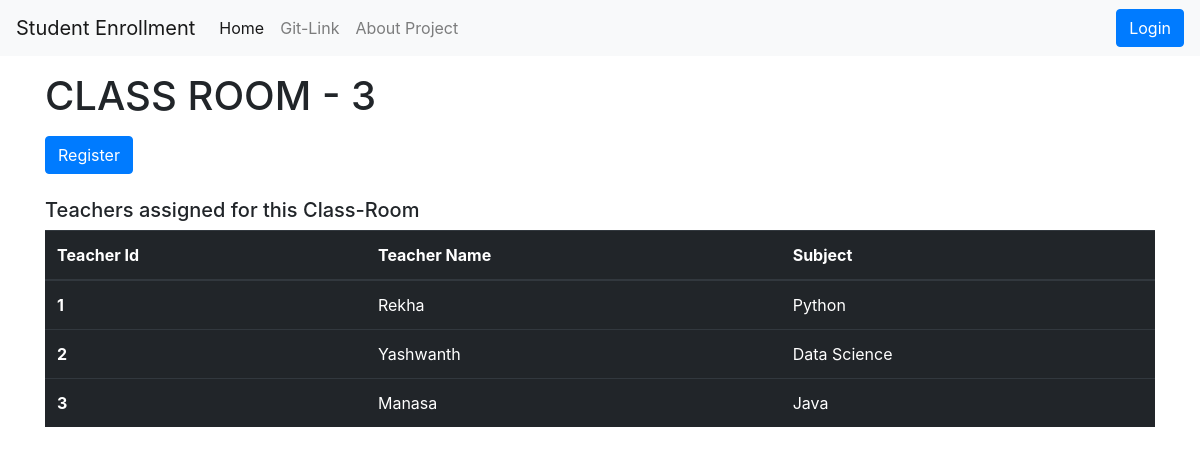
/class/3/, run on the app's committed database.
### studentapp/models.py (models this page shows, shortened)
class ClassRoom(models.Model):
    class_name = CharField(max_length=200, null=False, unique=True)
    teacher = models.ManyToManyField(Teacher, null=True, blank=True)

class Teacher(models.Model):
    teacher_name = CharField(max_length=200, null=False, blank=False)
    role=CharField(max_length=200, default="teacher")
    subject = CharField(max_length=200,null=False, blank=False)
    email=EmailField(null=False, blank=False)
    password=CharField(max_length=200,null=False, blank=False)
    user = models.ForeignKey(User, on_delete=models.CASCADE)

### studentapp/views.py (the view)
# urls.py: path('<int:id>/', views.single_class, name='single_class'),
def single_class(request,id):
    single_class=  ClassRoom.objects.filter(id=id).first()
    teachers=  ClassRoom.objects.filter(id=id).first().teacher.all()
    user_obj=None
    if request.session.has_key('role') and request.session.has_key('id'):
        if request.session['role']=='teacher':
            user_obj=Teacher.objects.get(id=request.session['id'])
        if request.session['role']=='student':
            user_obj=Student.objects.get(id=request.session['id'])
    return render(request, 'single_class.html',{'single_class':single_class, 'teachers':teachers ,'user_obj':user_obj})

### studentapp/templates/single_class.html
{% extends 'base.html' %} {% block body %}
<div class="container">
  <h1 class="my-3" >{{single_class.class_name}}</h1>
  {% if user_obj.role  == 'teacher' %}
  {% else %}
  <a href="{% url 'register' class_name=single_class.class_name %}" class="btn btn-primary">Register</a>
  {% endif %}
  <br> <br>
  <h5>Teachers assigned for this Class-Room</h5>
  <table class="table table-dark">
    <thead>
      <tr>
        <th scope="col">Teacher Id</th>
        <th scope="col">Teacher Name</th>
        <th scope="col">Subject</th>
      </tr>
    </thead>
    <tbody>
    {% for teacher in teachers %}
      <tr>
        <th scope="row">{{teacher.id}}</th>
        <td>{{teacher.teacher_name}}</td>
        <td>{{teacher.subject}}</td>
      </tr>
    {%endfor%}
    </tbody>
  </table>
</div>
{% endblock body %}

### studentapp/templates/base.html (shortened to what this page needs)
<!doctype html>
<html lang="en">
  <head>
    <link rel="stylesheet" href="https://maxcdn.bootstrapcdn.com/bootstrap/4.0.0/css/bootstrap.min.css">
  </head>
  <body>
    <div>
        <nav class="navbar navbar-expand-lg navbar-light bg-light">
            <a class="navbar-brand" href="{% url 'homepage' %}">Student Enrollment</a>
            <div class="collapse navbar-collapse" id="navbarSupportedContent">
              <ul class="navbar-nav mr-auto">
                <li class="nav-item active">
                  <a class="nav-link" href="{% url 'homepage' %}">Home <span class="sr-only">(current)</span></a>
                </li>
                <li class="nav-item">
                  <a class="nav-link" href="https://github.com/Bhoomika-KB/Student-ENrollment-Project">Git-Link</a>
                </li>
                <li class="nav-item">
                  <a class="nav-link" href="{% url 'about_page' %}">About Project</a>
                </li>
              </ul>
              {% if user_obj %}
                <a class="btn btn-secondary my-2 my-sm-0 mx-2" href="{% url 'profile' %}" role="button">Profile</a>
                <a class="btn btn-primary my-2 my-sm-0 mx-2" href="{% url 'logout' %}" role="button">Logout</a>
              {% else %}
                <a class="btn btn-primary my-2 my-sm-0" href="{% url 'login' %}" role="button">Login</a>
              {% endif %}
            </div>
          </nav>
    </div>
    <div>
      {% block body %}
      {% endblock body %}
    </div>
  </body>
</html>

### data on the page
ClassRoom: class_name "CLASS ROOM - 3"
Teacher: id "1", teacher_name "Rekha", subject "Python"
Teacher: id "2", teacher_name "Yashwanth", subject "Data Science"
Teacher: id "3", teacher_name "Manasa", subject "Java"
